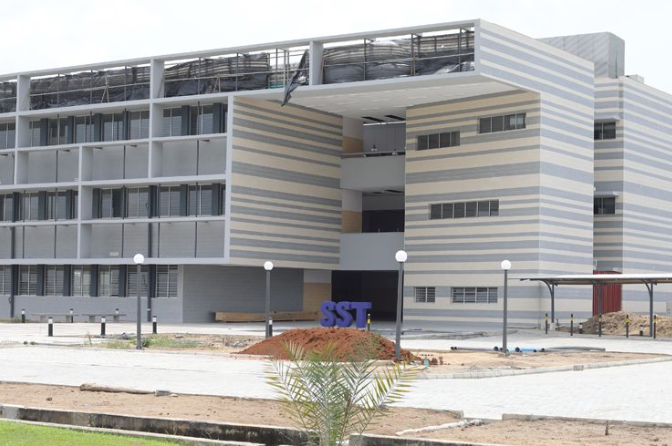
#> input picture WEEK_3/img/sst.png, 672 x 446 px
$ jupyter execute practice_3.ipynb
#> lines starting #> are read from the running program, lines starting #| are printed output that depends on the picture
[cell 1]
import numpy as np
import matplotlib.pyplot as plt
import cv2 as cv

img = cv.imread('img/sst.png',0)
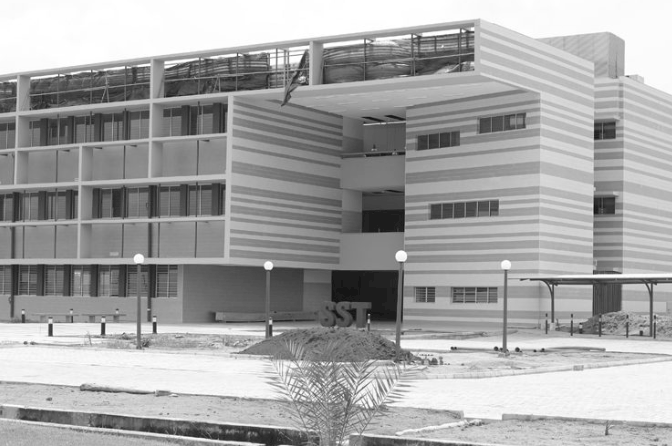
#> img: shape (446, 672); min 20, max 255, mean 164.6

#plot the original image
plt.subplot(1,2,1)
plt.title("Original")
plt.imshow(img)

rows, cols = img.shape
#> rows = 446; cols = 672
img_rotation = cv.warpAffine(img,cv.getRotationMatrix2D((cols/2,rows/2), 100, 0.6)
                                  , (cols,rows))
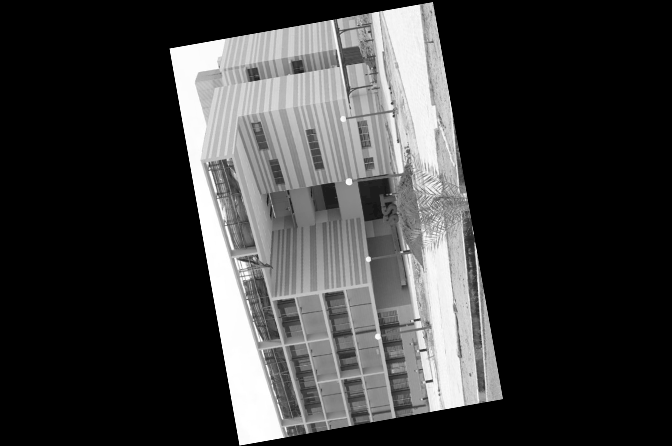
#> img_rotation: shape (446, 672); min 0, max 255, mean 59.3

#plot the translated image
plt.subplot(1,2,2)
plt.title("Rotated Image")
plt.imshow(img_rotation)

cv.imwrite('img/rotation_out.jpg', img_rotation)
cv.waitKey(0)
cv.destroyAllWindows()
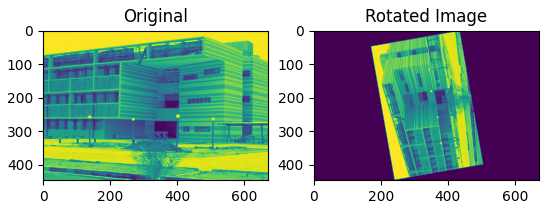
#> figure drawn by matplotlib, 2 panels
